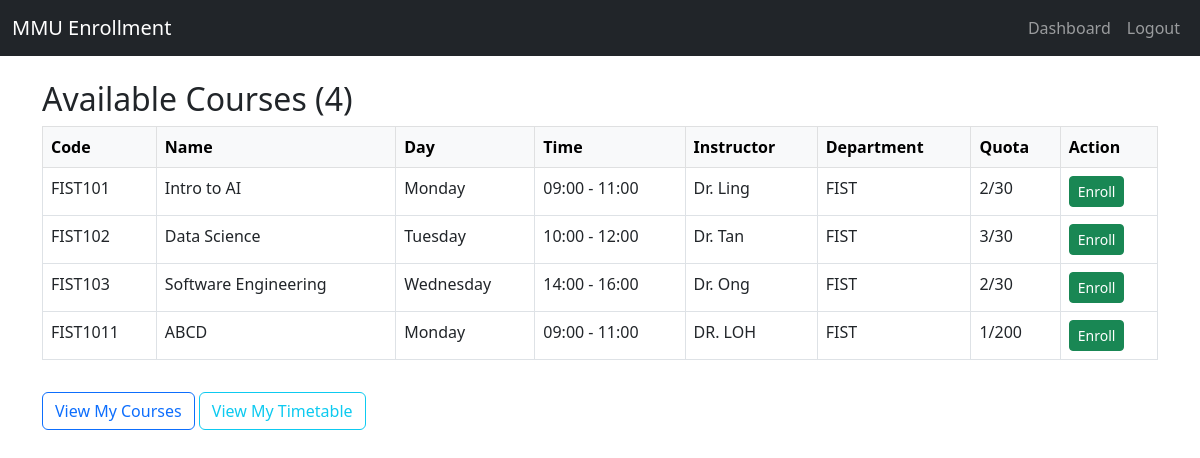
Page /dashboard (signed in) on the earlier database version.
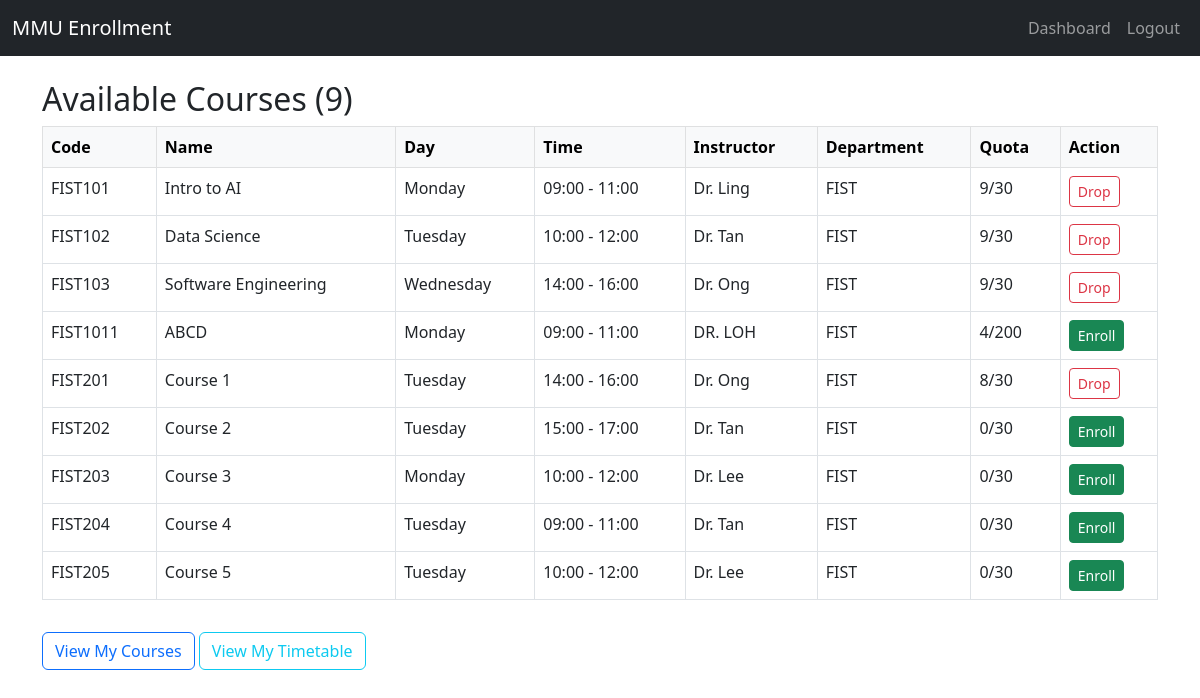
Same page on the later database version.
### app/models.py (models this page shows)
class Course(db.Model):
    id = db.Column(db.Integer, primary_key=True)
    course_code = db.Column(db.String(10), unique=True)
    course_name = db.Column(db.String(128))
    instructor = db.Column(db.String(64))
    quota = db.Column(db.Integer)
    description = db.Column(db.Text)
    credits = db.Column(db.Integer)
    semester = db.Column(db.String(64))
    schedule = db.Column(db.String(128))
    location = db.Column(db.String(128))
    department = db.Column(db.String(64))
    day_of_week = db.Column(db.String(16))
    start_time = db.Column(db.Time)
    end_time = db.Column(db.Time)
    enrollments = db.relationship('Enrollment', backref='course', lazy=True)

### app/routes.py (the view)
@main.route("/dashboard")
def dashboard():
    if "student_id" not in session:
        flash("Please login first.", "warning")
        return redirect(url_for("main.login"))
    student = Student.query.get(session["student_id"])
    courses = Course.query.filter_by(department=student.department).all()
    enrolled_ids = [e.course_id for e in Enrollment.query.filter_by(student_id=student.id).all()]
    return render_template("dashboard.html", courses=courses, enrolled_ids=enrolled_ids)

### app/templates/dashboard.html (shortened to what this page needs)
{% extends "base.html" %}
{% block content %}
<h2>Available Courses ({{ courses|length }})</h2>
<table class="table table-bordered">
    <thead class="table-light">
        <tr>
            <th>Code</th>
            <th>Name</th>
            <th>Day</th>
            <th>Time</th>
            <th>Instructor</th>
            <th>Department</th>
            <th>Quota</th>
            <th>Action</th>
        </tr>
    </thead>
    <tbody>
        {% for course in courses %}
        <tr>
            <td>{{ course.course_code }}</td>
            <td>{{ course.course_name }}</td>
            <td>{{ course.day_of_week }}</td>
            <td>
                {% if course.start_time and course.end_time %}
                  {{ course.start_time.strftime('%H:%M') }} - {{ course.end_time.strftime('%H:%M') }}
                {% else %}
                  <span class="text-muted">No time set</span>
                {% endif %}
              </td>
            <td>{{ course.instructor }}</td>
            <td>{{ course.department }}</td>
            <td>
                {% set enrolled = course.enrollments|length %}
                {{ enrolled }}/{{ course.quota }}
            </td>
            <td>
                {% if course.id in enrolled_ids %}
                    <a href="{{ url_for('main.drop', course_id=course.id) }}" class="btn btn-sm btn-outline-danger">Drop</a>
                {% else %}
                    <a href="{{ url_for('main.enroll', course_id=course.id) }}" class="btn btn-sm btn-success">Enroll</a>
                {% endif %}
            </td>
        </tr>
        {% endfor %}
    </tbody>
</table>
<a href="{{ url_for('main.my_courses') }}" class="btn btn-outline-primary mt-3">View My Courses</a>
<a href="{{ url_for('main.timetable') }}" class="btn btn-outline-info mt-3">View My Timetable</a>
{% endblock %}

Differences in the rows shown:
computed for Course "FIST101": enrolled "2" → "9"; text "Enroll" → "Drop"
computed for Course "FIST102": credits "3" → "9"; text "Enroll" → "Drop"
computed for Course "FIST103": enrolled "2" → "9"; text "Enroll" → "Drop"
computed for Course "FIST1011": id "1" → "4"
added Course: course_code "FIST201", course_name "Course 1", day_of_week "Tuesday", start_time "14:00", end_time "16:00", instructor "Dr. Ong", department "FIST", enrolled "8", quota "30"
added Course: course_code "FIST202", course_name "Course 2", day_of_week "Tuesday", start_time "15:00", end_time "17:00", instructor "Dr. Tan", department "FIST", enrolled "0", quota "30"
added Course: course_code "FIST203", course_name "Course 3", day_of_week "Monday", start_time "10:00", end_time "12:00", instructor "Dr. Lee", department "FIST", enrolled "0", quota "30"
added Course: course_code "FIST204", course_name "Course 4", day_of_week "Tuesday", start_time "09:00", end_time "11:00", instructor "Dr. Tan", department "FIST", enrolled "0", quota "30"
added Course: course_code "FIST205", course_name "Course 5", day_of_week "Tuesday", start_time "10:00", end_time "12:00", instructor "Dr. Lee", department "FIST", enrolled "0", quota "30"
Other differences:
{{ courses|length }}: "4" → "9"
